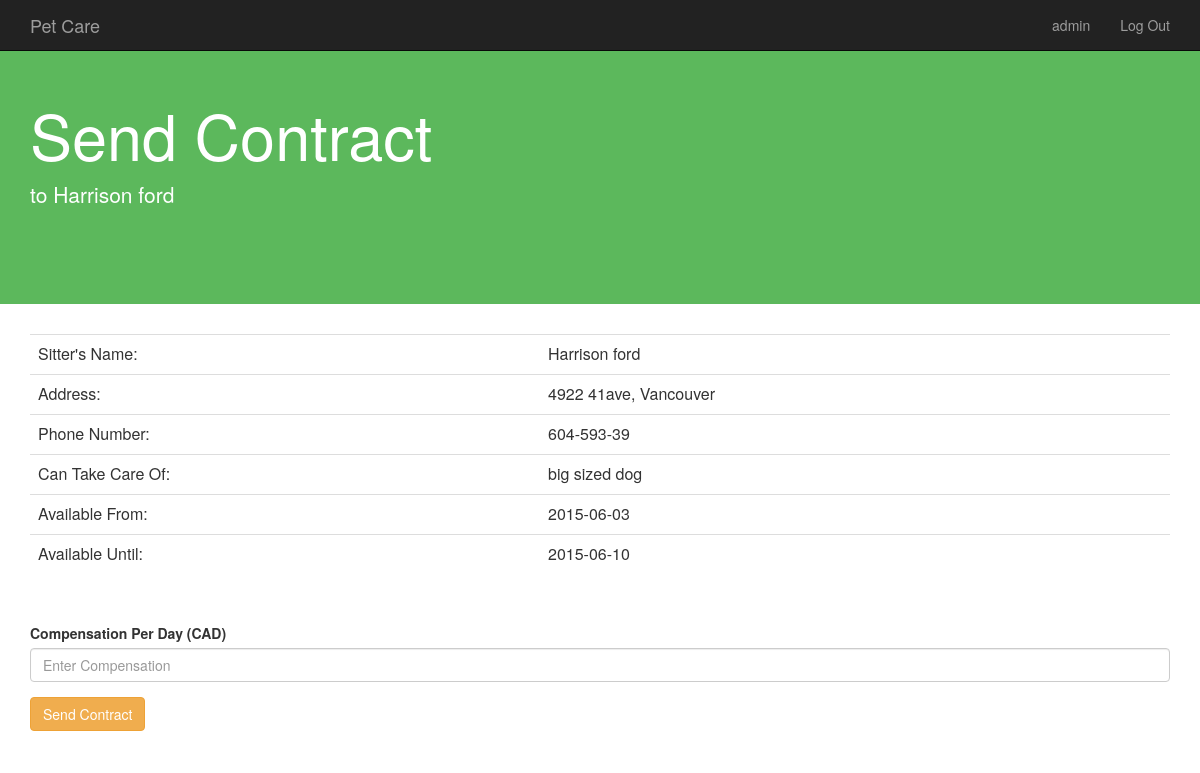
The page /user/contractToSitter.php?AvailabilityID=194&SitterID=harrisonf (signed in) on the database as committed earlier.
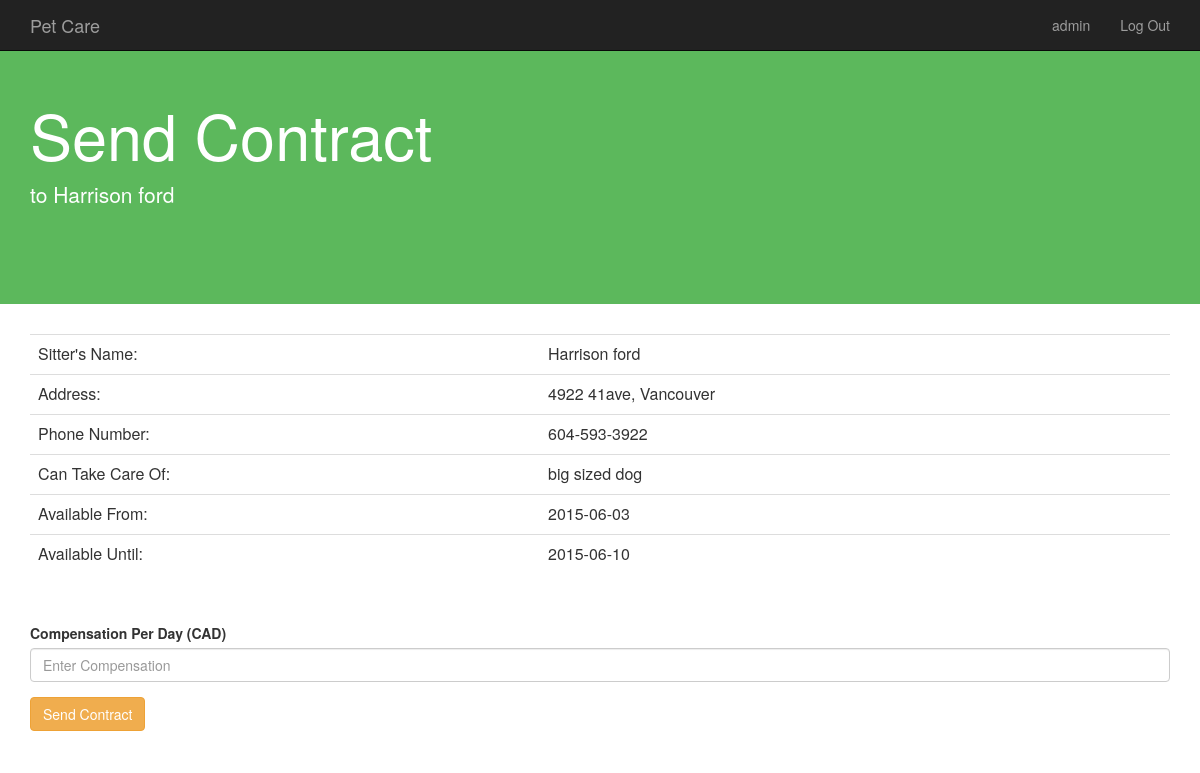
The same page on the database as committed later.
### tables this page shows
CREATE TABLE SitterAvailability
(SitterID	Char(20),
 AvailabilityID 	INTEGER,
 StartDate 	DATE NOT NULL,
 EndDate 	DATE NOT NULL,
 primary key(SitterID, AvailabilityID),
 foreign key(SitterID) references PetSitter(SitterID));

CREATE TABLE User
(UserID 	CHAR(20) NOT NULL,
 Password 	CHAR(20) NOT NULL, 
 Name 		CHAR(20) NOT NULL, 
 Address 	CHAR(50) NOT NULL,
 PhoneNum 	CHAR(15) NOT NULL,
 primary key (UserID));

CREATE TABLE CanTakeCareOf
(Size 		CHAR(20) NOT NULL,
 Species 	CHAR(20) NOT NULL,
 SitterID 	Char(20),
 AvailabilityID 	INTEGER,
 primary key (SitterID,AvailabilityID),
 foreign key (SitterID,AvailabilityID) references SitterAvailability(SitterID,AvailabilityID));

### user/contractToSitter.php (the view, shortened to what this page needs)
<?php
		$db = new PDO("mysql:host=localhost;dbname=fantastic304;port=3306","root");
		$stmt = $db->prepare('SELECT Name, Address, Species, Size, StartDate, EndDate, PhoneNum, sa.SitterID as SitterID
					FROM SitterAvailability sa, PetSitter ps, User u, CanTakeCareOf c
					WHERE sa.SitterID = ps.SitterID and ps.SitterID = u.UserID and sa.SitterID = c.SitterID and sa.AvailabilityID = c.AvailabilityID and sa.SitterID=:SitterID and sa.AvailabilityID=:AvailabilityID');
		$stmt->execute(array(':SitterID' => $_GET[SitterID], ':AvailabilityID' => $_GET[AvailabilityID]));
		$row = $stmt->fetch();
?>
<head>
	<link rel="stylesheet" href="../bootstrap.min.css">
</head>
<body>
	<?php include '../include/header.php'; ?>
	<div style="padding: 80px 0; background-color:5cb85c; !important" class="jumbotron">
  		<div class="container">
  			<h1 style="color:white">Send Contract</h1>
  			<p style="color:white">to <?= $row['Name'] ?></p>
  		</div>
	</div>
	<div class="container">
		<table class="table">
			<tr>
				<td>Sitter's Name:</td>
				<td><?= $row['Name'] ?></td>
			</tr>
			<tr>
				<td>Address:</td>
				<td><?= $row['Address'] ?></td>
			</tr>
			<tr>
				<td>Phone Number:</td>
				<td><?= $row['PhoneNum'] ?></td>
			</tr>
			<tr>
				<td>Can Take Care Of:</td>
				<td><?php echo $row['Size']." sized ".$row['Species'] ?></td>
			</tr>
			<tr>
				<td>Available From:</td>
				<td><?= $row['StartDate'] ?></td>
			</tr>
			<tr>
				<td>Available Until:</td>
				<td><?= $row['EndDate'] ?></td>
			</tr>
		</table>
	</div>
	<div class="container" style="margin-top: 30px;">
		<form action="createContract.php" method="post">
		  	<div class="form-group">
			    <label for="Compensation">Compensation Per Day (CAD)</label>
			    <input type="Integer" class="form-control" name="Compensation" placeholder="Enter Compensation">
		 	</div>
		  	<button type="submit" class="btn btn-warning">Send Contract</button>
		</form>
	</div>
</body>

Rows that differ between the two databases and show on the page:
changed through a linked row, sitteravailability "Harrison ford": user.PhoneNum "604-593-39" → "604-593-3922"
